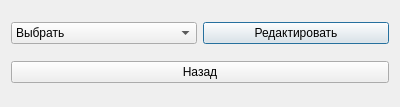
<?xml version="1.0" encoding="UTF-8"?>
<ui version="4.0">
 <class>Edit</class>
 <widget class="QDialog" name="Edit">
  <property name="geometry">
   <rect>
    <x>0</x>
    <y>0</y>
    <width>400</width>
    <height>107</height>
   </rect>
  </property>
  <property name="windowTitle">
   <string>Dialog</string>
  </property>
  <layout class="QVBoxLayout" name="verticalLayout">
   <item>
    <layout class="QHBoxLayout" name="horizontalLayout">
     <item>
      <widget class="QComboBox" name="editEl">
       <item>
        <property name="text">
         <string>Выбрать</string>
        </property>
       </item>
       <item>
        <property name="text">
         <string>Книги</string>
        </property>
       </item>
       <item>
        <property name="text">
         <string>Учебники</string>
        </property>
       </item>
       <item>
        <property name="text">
         <string>Канцелярия</string>
        </property>
       </item>
      </widget>
     </item>
     <item>
      <widget class="QPushButton" name="editB">
       <property name="text">
        <string>Редактировать</string>
       </property>
      </widget>
     </item>
    </layout>
   </item>
   <item>
    <widget class="QPushButton" name="back">
     <property name="text">
      <string>Назад</string>
     </property>
    </widget>
   </item>
  </layout>
 </widget>
 <resources/>
 <connections/>
</ui>
